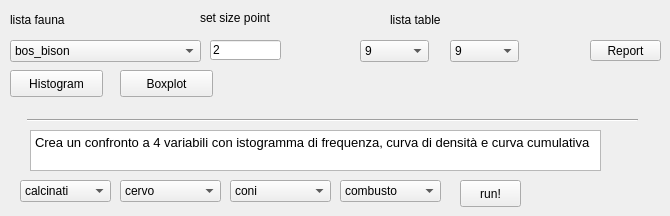
       <widget class="QWidget" name="tab_4">
        <attribute name="title">
         <string>Statistica univariata</string>
        </attribute>
        <widget class="QLabel" name="label_39">
         <property name="geometry">
          <rect>
           <x>200</x>
           <y>10</y>
           <width>91</width>
           <height>16</height>
          </rect>
         </property>
         <property name="text">
          <string>set size point </string>
         </property>
        </widget>
        <widget class="QPushButton" name="report">
         <property name="geometry">
          <rect>
           <x>590</x>
           <y>40</y>
           <width>71</width>
           <height>21</height>
          </rect>
         </property>
         <property name="whatsThis">
          <string>&lt;!DOCTYPE HTML PUBLIC &quot;-//W3C//DTD HTML 4.0//EN&quot; &quot;http://www.w3.org/TR/REC-html40/strict.dtd&quot;&gt;
&lt;html&gt;&lt;head&gt;&lt;meta name=&quot;qrichtext&quot; content=&quot;1&quot; /&gt;&lt;style type=&quot;text/css&quot;&gt;
p, li { white-space: pre-wrap; }
&lt;/style&gt;&lt;/head&gt;&lt;body style=&quot; font-family:'Sans'; font-size:8pt; font-weight:400; font-style:normal;&quot;&gt;
&lt;p style=&quot; margin-top:0px; margin-bottom:0px; margin-left:0px; margin-right:0px; -qt-block-indent:0; text-indent:0px;&quot;&gt;Genera un report in html con grafico a dispersione e statistica descrittiva, aggiungi una grandezza per la simbologia in set size point&lt;/p&gt;&lt;/body&gt;&lt;/html&gt;</string>
         </property>
         <property name="text">
          <string>Report</string>
         </property>
        </widget>
        <widget class="QLineEdit" name="size">
         <property name="geometry">
          <rect>
           <x>210</x>
           <y>40</y>
           <width>71</width>
           <height>20</height>
          </rect>
         </property>
         <property name="whatsThis">
          <string>da usare per il report</string>
         </property>
         <property name="text">
          <string>2</string>
         </property>
        </widget>
        <widget class="QComboBox" name="plot">
         <property name="geometry">
          <rect>
           <x>10</x>
           <y>40</y>
           <width>191</width>
           <height>22</height>
          </rect>
         </property>
         <item>
          <property name="text">
           <string>bos_bison</string>
          </property>
         </item>
         <item>
          <property name="text">
           <string>calcinati</string>
          </property>
         </item>
         <item>
          <property name="text">
           <string>camoscio</string>
          </property>
         </item>
         <item>
          <property name="text">
           <string>capriolo</string>
          </property>
         </item>
         <item>
          <property name="text">
           <string>cervo</string>
          </property>
         </item>
         <item>
          <property name="text">
           <string>combusto</string>
          </property>
         </item>
         <item>
          <property name="text">
           <string>coni</string>
          </property>
         </item>
         <item>
          <property name="text">
           <string>pdi</string>
          </property>
         </item>
         <item>
          <property name="text">
           <string>stambecco</string>
          </property>
         </item>
         <item>
          <property name="text">
           <string>strie</string>
          </property>
         </item>
         <item>
          <property name="text">
           <string>canidi</string>
          </property>
         </item>
         <item>
          <property name="text">
           <string>ursidi</string>
          </property>
         </item>
         <item>
          <property name="text">
           <string>megacero</string>
          </property>
         </item>
        </widget>
        <widget class="QComboBox" name="l1">
         <property name="geometry">
          <rect>
           <x>360</x>
           <y>40</y>
           <width>69</width>
           <height>22</height>
          </rect>
         </property>
         <property name="whatsThis">
          <string>indica la posizione della colonna che si vuole descrivere</string>
         </property>
         <item>
          <property name="text">
           <string>9</string>
          </property>
         </item>
         <item>
          <property name="text">
           <string>10</string>
          </property>
         </item>
         <item>
          <property name="text">
           <string>11</string>
          </property>
         </item>
         <item>
          <property name="text">
           <string>12</string>
          </property>
         </item>
         <item>
          <property name="text">
           <string>13</string>
          </property>
         </item>
         <item>
          <property name="text">
           <string>14</string>
          </property>
         </item>
         <item>
          <property name="text">
           <string>15</string>
          </property>
         </item>
         <item>
          <property name="text">
           <string>16</string>
          </property>
         </item>
         <item>
          <property name="text">
           <string>17</string>
          </property>
         </item>
         <item>
          <property name="text">
           <string>18</string>
          </property>
         </item>
         <item>
          <property name="text">
           <string>19</string>
          </property>
         </item>
         <item>
          <property name="text">
           <string>20</string>
          </property>
         </item>
         <item>
          <property name="text">
           <string>21</string>
          </property>
         </item>
        </widget>
        <widget class="QPushButton" name="hist">
         <property name="geometry">
          <rect>
           <x>10</x>
           <y>70</y>
           <width>93</width>
           <height>27</height>
          </rect>
         </property>
         <property name="whatsThis">
          <string>&lt;!DOCTYPE HTML PUBLIC &quot;-//W3C//DTD HTML 4.0//EN&quot; &quot;http://www.w3.org/TR/REC-html40/strict.dtd&quot;&gt;
&lt;html&gt;&lt;head&gt;&lt;meta name=&quot;qrichtext&quot; content=&quot;1&quot; /&gt;&lt;style type=&quot;text/css&quot;&gt;
p, li { white-space: pre-wrap; }
&lt;/style&gt;&lt;/head&gt;&lt;body style=&quot; font-family:'Sans'; font-size:10pt; font-weight:400; font-style:normal;&quot;&gt;
&lt;p style=&quot; margin-top:0px; margin-bottom:0px; margin-left:0px; margin-right:0px; -qt-block-indent:0; text-indent:0px;&quot;&gt;&lt;span style=&quot; font-size:8pt;&quot;&gt;Genera un istogramma con la linea di mediana. Scegliere dalla &amp;quot;lista fauna&amp;quot; la variabile da analizzare oppure flegga il checkbox per generare un grafico con tutte le variabili a confronto&lt;/span&gt;&lt;/p&gt;&lt;/body&gt;&lt;/html&gt;</string>
         </property>
         <property name="text">
          <string>Histogram</string>
         </property>
        </widget>
        <widget class="QLabel" name="label_38">
         <property name="geometry">
          <rect>
           <x>390</x>
           <y>10</y>
           <width>81</width>
           <height>20</height>
          </rect>
         </property>
         <property name="text">
          <string>lista table </string>
         </property>
        </widget>
        <widget class="QLabel" name="label_37">
         <property name="geometry">
          <rect>
           <x>10</x>
           <y>10</y>
           <width>101</width>
           <height>20</height>
          </rect>
         </property>
         <property name="text">
          <string>lista fauna</string>
         </property>
        </widget>
        <widget class="QComboBox" name="l2">
         <property name="geometry">
          <rect>
           <x>450</x>
           <y>40</y>
           <width>69</width>
           <height>22</height>
          </rect>
         </property>
         <item>
          <property name="text">
           <string>9</string>
          </property>
         </item>
         <item>
          <property name="text">
           <string>10</string>
          </property>
         </item>
         <item>
          <property name="text">
           <string>11</string>
          </property>
         </item>
         <item>
          <property name="text">
           <string>12</string>
          </property>
         </item>
         <item>
          <property name="text">
           <string>13</string>
          </property>
         </item>
         <item>
          <property name="text">
           <string>14</string>
          </property>
         </item>
         <item>
          <property name="text">
           <string>15</string>
          </property>
         </item>
         <item>
          <property name="text">
           <string>16</string>
          </property>
         </item>
         <item>
          <property name="text">
           <string>17</string>
          </property>
         </item>
         <item>
          <property name="text">
           <string>18</string>
          </property>
         </item>
         <item>
          <property name="text">
           <string>19</string>
          </property>
         </item>
         <item>
          <property name="text">
           <string>20</string>
          </property>
         </item>
         <item>
          <property name="text">
           <string>21</string>
          </property>
         </item>
        </widget>
        <widget class="QPushButton" name="boxplot">
         <property name="geometry">
          <rect>
           <x>120</x>
           <y>70</y>
           <width>93</width>
           <height>27</height>
          </rect>
         </property>
         <property name="whatsThis">
          <string>&lt;!DOCTYPE HTML PUBLIC &quot;-//W3C//DTD HTML 4.0//EN&quot; &quot;http://www.w3.org/TR/REC-html40/strict.dtd&quot;&gt;
&lt;html&gt;&lt;head&gt;&lt;meta name=&quot;qrichtext&quot; content=&quot;1&quot; /&gt;&lt;style type=&quot;text/css&quot;&gt;
p, li { white-space: pre-wrap; }
&lt;/style&gt;&lt;/head&gt;&lt;body style=&quot; font-family:'Sans'; font-size:10pt; font-weight:400; font-style:normal;&quot;&gt;
&lt;p style=&quot; margin-top:0px; margin-bottom:0px; margin-left:0px; margin-right:0px; -qt-block-indent:0; text-indent:0px;&quot;&gt;&lt;span style=&quot; font-size:8pt;&quot;&gt;Genera un boxplot. Scegliere dalla lista fauna la variabile da analizzare oppure flegga il checkbox per generare un grafico con tutte le variabili a confronto&lt;/span&gt;&lt;/p&gt;&lt;/body&gt;&lt;/html&gt;</string>
         </property>
         <property name="text">
          <string>Boxplot</string>
         </property>
        </widget>
        <widget class="QPushButton" name="hist_period">
         <property name="geometry">
          <rect>
           <x>460</x>
           <y>180</y>
           <width>61</width>
           <height>27</height>
          </rect>
         </property>
         <property name="text">
          <string>run!</string>
         </property>
        </widget>
        <widget class="QComboBox" name="c3_2">
         <property name="geometry">
          <rect>
           <x>230</x>
           <y>180</y>
           <width>101</width>
           <height>22</height>
          </rect>
         </property>
         <item>
          <property name="text">
           <string>coni</string>
          </property>
         </item>
         <item>
          <property name="text">
           <string>bos_bison</string>
          </property>
         </item>
         <item>
          <property name="text">
           <string>camoscio</string>
          </property>
         </item>
         <item>
          <property name="text">
           <string>calcinati</string>
          </property>
         </item>
         <item>
          <property name="text">
           <string>capriolo</string>
          </property>
         </item>
         <item>
          <property name="text">
           <string>cervo</string>
          </property>
         </item>
         <item>
          <property name="text">
           <string>combusto</string>
          </property>
         </item>
         <item>
          <property name="text">
           <string>pdi</string>
          </property>
         </item>
         <item>
          <property name="text">
           <string>stambecco</string>
          </property>
         </item>
         <item>
          <property name="text">
           <string>strie</string>
          </property>
         </item>
         <item>
          <property name="text">
           <string>canidi</string>
          </property>
         </item>
         <item>
          <property name="text">
           <string>ursidi</string>
          </property>
         </item>
         <item>
          <property name="text">
           <string>megacero</string>
          </property>
         </item>
        </widget>
        <widget class="QComboBox" name="c1_2">
         <property name="geometry">
          <rect>
           <x>20</x>
           <y>180</y>
           <width>91</width>
           <height>22</height>
          </rect>
         </property>
         <item>
          <property name="text">
           <string>calcinati</string>
          </property>
         </item>
         <item>
          <property name="text">
           <string>bos_bison</string>
          </property>
         </item>
         <item>
          <property name="text">
           <string>camoscio</string>
          </property>
         </item>
         <item>
          <property name="text">
           <string>capriolo</string>
          </property>
         </item>
         <item>
          <property name="text">
           <string>cervo</string>
          </property>
         </item>
         <item>
          <property name="text">
           <string>combusto</string>
          </property>
         </item>
         <item>
          <property name="text">
           <string>coni</string>
          </property>
         </item>
         <item>
          <property name="text">
           <string>pdi</string>
          </property>
         </item>
         <item>
          <property name="text">
           <string>stambecco</string>
          </property>
         </item>
         <item>
          <property name="text">
           <string>strie</string>
          </property>
         </item>
         <item>
          <property name="text">
           <string>canidi</string>
          </property>
         </item>
         <item>
          <property name="text">
           <string>ursidi</string>
          </property>
         </item>
         <item>
          <property name="text">
           <string>megacero</string>
          </property>
         </item>
        </widget>
        <widget class="QComboBox" name="c2_2">
         <property name="geometry">
          <rect>
           <x>120</x>
           <y>180</y>
           <width>101</width>
           <height>22</height>
          </rect>
         </property>
         <item>
          <property name="text">
           <string>cervo</string>
          </property>
         </item>
         <item>
          <property name="text">
           <string>bos_bison</string>
          </property>
         </item>
         <item>
          <property name="text">
           <string>calcinati</string>
          </property>
         </item>
         <item>
          <property name="text">
           <string>camoscio</string>
          </property>
         </item>
         <item>
          <property name="text">
           <string>capriolo</string>
          </property>
         </item>
         <item>
          <property name="text">
           <string>combusto</string>
          </property>
         </item>
         <item>
          <property name="text">
           <string>coni</string>
          </property>
         </item>
         <item>
          <property name="text">
           <string>pdi</string>
          </property>
         </item>
         <item>
          <property name="text">
           <string>stambecco</string>
          </property>
         </item>
         <item>
          <property name="text">
           <string>strie</string>
          </property>
         </item>
         <item>
          <property name="text">
           <string>canidi</string>
          </property>
         </item>
         <item>
          <property name="text">
           <string>ursidi</string>
          </property>
         </item>
         <item>
          <property name="text">
           <string>megacero</string>
          </property>
         </item>
        </widget>
        <widget class="QComboBox" name="c4_2">
         <property name="geometry">
          <rect>
           <x>340</x>
           <y>180</y>
           <width>101</width>
           <height>22</height>
          </rect>
         </property>
         <item>
          <property name="text">
           <string>combusto</string>
          </property>
         </item>
         <item>
          <property name="text">
           <string>bos_bison</string>
          </property>
         </item>
         <item>
          <property name="text">
           <string>capriolo</string>
          </property>
         </item>
         <item>
          <property name="text">
           <string>calcinati</string>
          </property>
         </item>
         <item>
          <property name="text">
           <string>camoscio</string>
          </property>
         </item>
         <item>
          <property name="text">
           <string>cervo</string>
          </property>
         </item>
         <item>
          <property name="text">
           <string>coni</string>
          </property>
         </item>
         <item>
          <property name="text">
           <string>pdi</string>
          </property>
         </item>
         <item>
          <property name="text">
           <string>stambecco</string>
          </property>
         </item>
         <item>
          <property name="text">
           <string>strie</string>
          </property>
         </item>
         <item>
          <property name="text">
           <string>canidi</string>
          </property>
         </item>
         <item>
          <property name="text">
           <string>ursidi</string>
          </property>
         </item>
         <item>
          <property name="text">
           <string>megacero</string>
          </property>
         </item>
        </widget>
        <widget class="Line" name="line">
         <property name="geometry">
          <rect>
           <x>27</x>
           <y>110</y>
           <width>611</width>
           <height>20</height>
          </rect>
         </property>
         <property name="orientation">
          <enum>Qt::Orientation::Horizontal</enum>
         </property>
        </widget>
        <widget class="QTextBrowser" name="textBrowser">
         <property name="geometry">
          <rect>
           <x>30</x>
           <y>130</y>
           <width>571</width>
           <height>41</height>
          </rect>
         </property>
         <property name="html">
          <string>&lt;!DOCTYPE HTML PUBLIC &quot;-//W3C//DTD HTML 4.0//EN&quot; &quot;http://www.w3.org/TR/REC-html40/strict.dtd&quot;&gt;
&lt;html&gt;&lt;head&gt;&lt;meta name=&quot;qrichtext&quot; content=&quot;1&quot; /&gt;&lt;style type=&quot;text/css&quot;&gt;
p, li { white-space: pre-wrap; }
&lt;/style&gt;&lt;/head&gt;&lt;body style=&quot; font-family:'.SF NS Text'; font-size:13pt; font-weight:400; font-style:normal;&quot;&gt;
&lt;p style=&quot; margin-top:0px; margin-bottom:0px; margin-left:0px; margin-right:0px; -qt-block-indent:0; text-indent:0px;&quot;&gt;&lt;span style=&quot; font-family:'Sans'; font-size:10pt;&quot;&gt;Crea un confronto a 4 variabili con istogramma di frequenza, curva di densità e curva cumulativa&lt;/span&gt;&lt;/p&gt;&lt;/body&gt;&lt;/html&gt;</string>
         </property>
        </widget>
       </widget>
